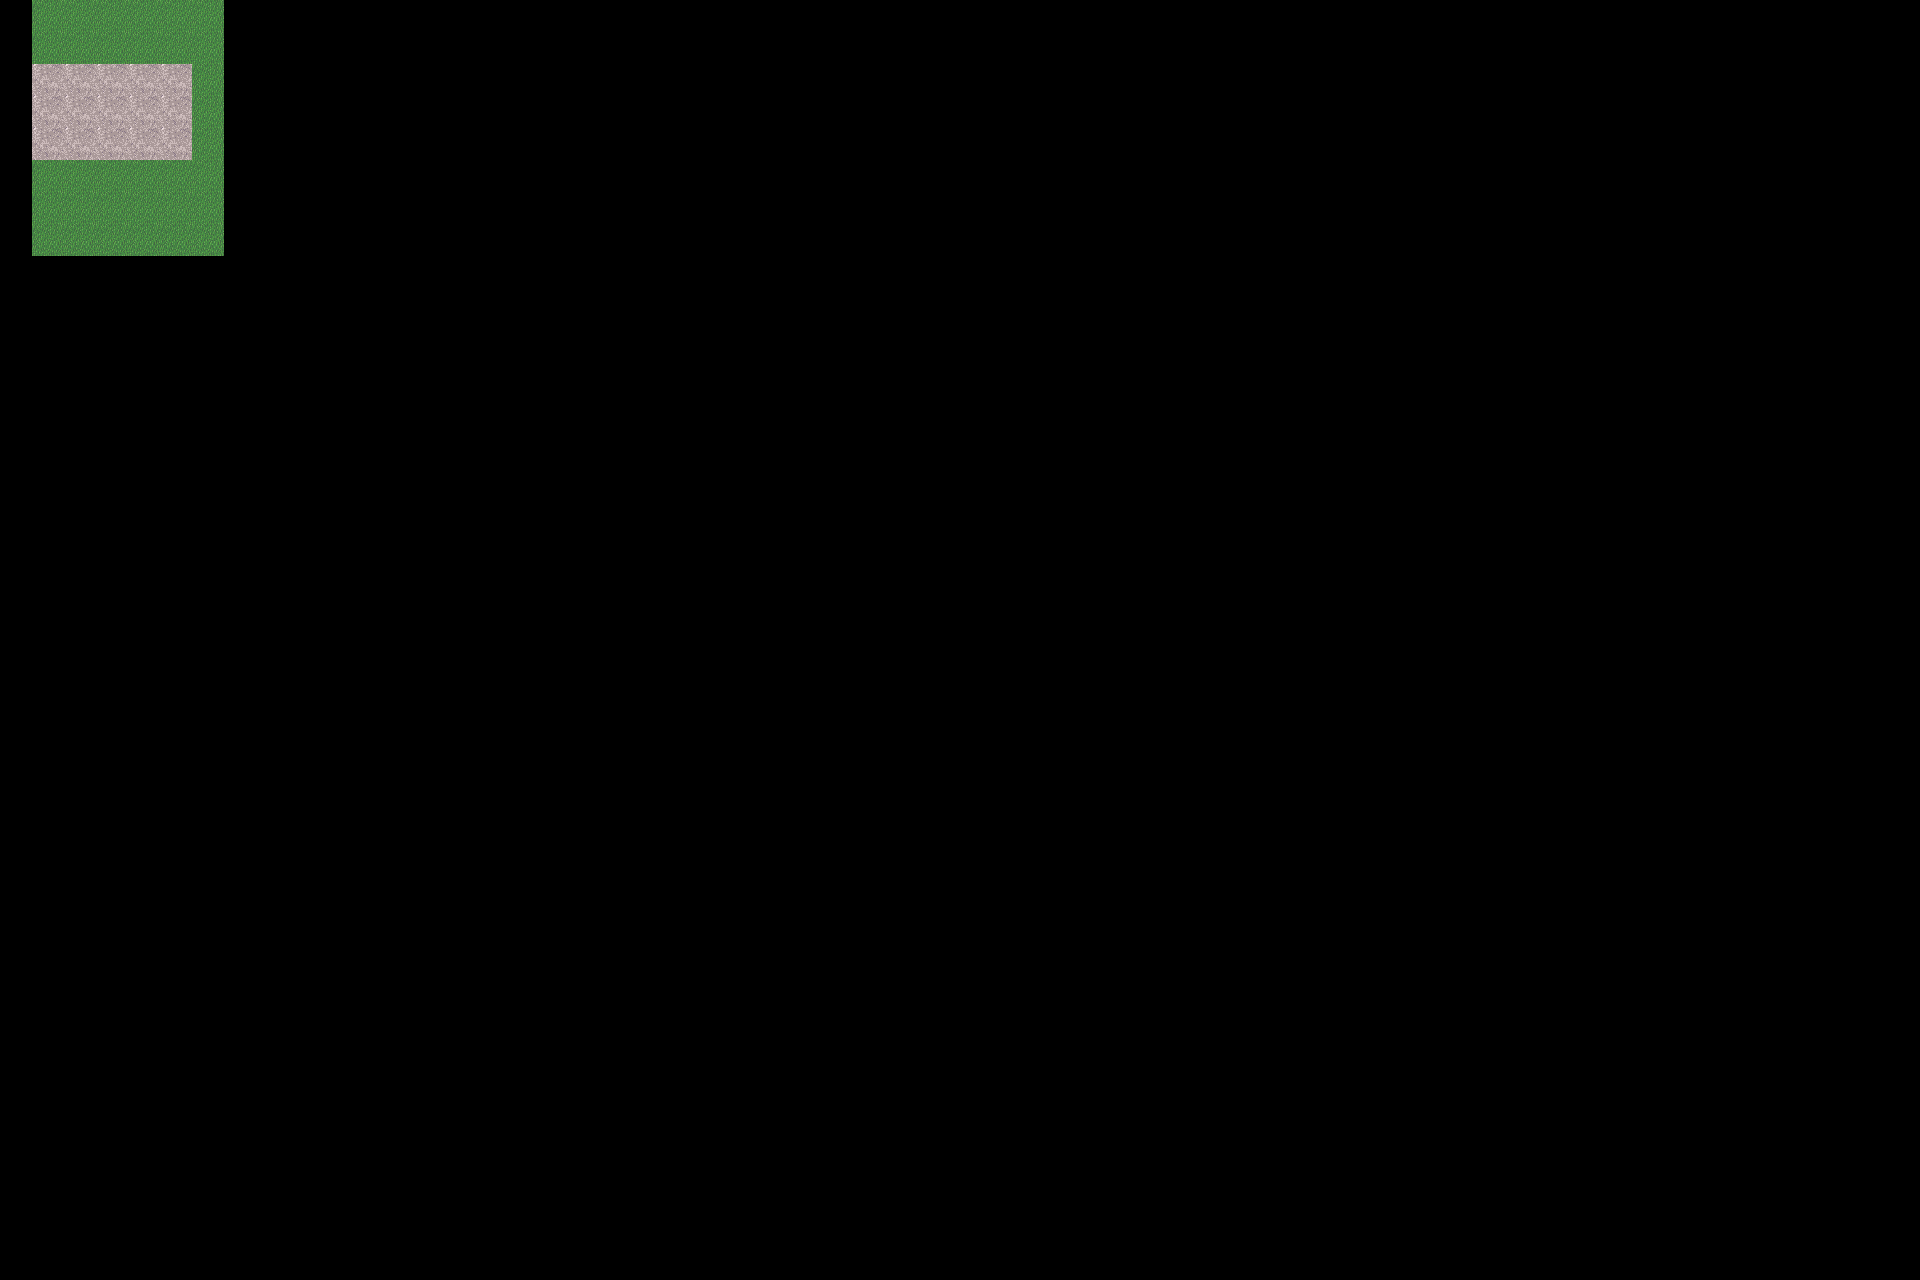

A level layout from a 2D game, rendered from its tile map. Below: a short description, then the map file with its tile-grid data intact:
An orthogonal 60x40 tile map with 32x32 px tiles, 1 tile layer (图块层 1).

<map version="1.10" tiledversion="1.10.1" orientation="orthogonal" renderorder="right-down" width="60" height="40" tilewidth="32" tileheight="32" infinite="0" nextlayerid="2" nextobjectid="1">
 <tileset firstgid="1" source="map1.tsx" />
 <layer id="1" name="图块层 1" width="60" height="40">
  <data encoding="csv">
0,1,1,1,1,1,1,0,0,0,0,0,0,0,0,0,0,0,0,0,0,0,0,0,0,0,0,0,0,0,0,0,0,0,0,0,0,0,0,0,0,0,0,0,0,0,0,0,0,0,0,0,0,0,0,0,0,0,0,0,
0,1,1,1,1,1,1,0,0,0,0,0,0,0,0,0,0,0,0,0,0,0,0,0,0,0,0,0,0,0,0,0,0,0,0,0,0,0,0,0,0,0,0,0,0,0,0,0,0,0,0,0,0,0,0,0,0,0,0,0,
0,6,6,6,6,6,1,0,0,0,0,0,0,0,0,0,0,0,0,0,0,0,0,0,0,0,0,0,0,0,0,0,0,0,0,0,0,0,0,0,0,0,0,0,0,0,0,0,0,0,0,0,0,0,0,0,0,0,0,0,
0,6,6,6,6,6,1,0,0,0,0,0,0,0,0,0,0,0,0,0,0,0,0,0,0,0,0,0,0,0,0,0,0,0,0,0,0,0,0,0,0,0,0,0,0,0,0,0,0,0,0,0,0,0,0,0,0,0,0,0,
0,6,6,6,6,6,1,0,0,0,0,0,0,0,0,0,0,0,0,0,0,0,0,0,0,0,0,0,0,0,0,0,0,0,0,0,0,0,0,0,0,0,0,0,0,0,0,0,0,0,0,0,0,0,0,0,0,0,0,0,
0,1,1,1,1,1,1,0,0,0,0,0,0,0,0,0,0,0,0,0,0,0,0,0,0,0,0,0,0,0,0,0,0,0,0,0,0,0,0,0,0,0,0,0,0,0,0,0,0,0,0,0,0,0,0,0,0,0,0,0,
0,1,1,1,1,1,1,0,0,0,0,0,0,0,0,0,0,0,0,0,0,0,0,0,0,0,0,0,0,0,0,0,0,0,0,0,0,0,0,0,0,0,0,0,0,0,0,0,0,0,0,0,0,0,0,0,0,0,0,0,
0,1,1,1,1,1,1,0,0,0,0,0,0,0,0,0,0,0,0,0,0,0,0,0,0,0,0,0,0,0,0,0,0,0,0,0,0,0,0,0,0,0,0,0,0,0,0,0,0,0,0,0,0,0,0,0,0,0,0,0,
0,0,0,0,0,0,0,0,0,0,0,0,0,0,0,0,0,0,0,0,0,0,0,0,0,0,0,0,0,0,0,0,0,0,0,0,0,0,0,0,0,0,0,0,0,0,0,0,0,0,0,0,0,0,0,0,0,0,0,0,
0,0,0,0,0,0,0,0,0,0,0,0,0,0,0,0,0,0,0,0,0,0,0,0,0,0,0,0,0,0,0,0,0,0,0,0,0,0,0,0,0,0,0,0,0,0,0,0,0,0,0,0,0,0,0,0,0,0,0,0,
0,0,0,0,0,0,0,0,0,0,0,0,0,0,0,0,0,0,0,0,0,0,0,0,0,0,0,0,0,0,0,0,0,0,0,0,0,0,0,0,0,0,0,0,0,0,0,0,0,0,0,0,0,0,0,0,0,0,0,0,
0,0,0,0,0,0,0,0,0,0,0,0,0,0,0,0,0,0,0,0,0,0,0,0,0,0,0,0,0,0,0,0,0,0,0,0,0,0,0,0,0,0,0,0,0,0,0,0,0,0,0,0,0,0,0,0,0,0,0,0,
0,0,0,0,0,0,0,0,0,0,0,0,0,0,0,0,0,0,0,0,0,0,0,0,0,0,0,0,0,0,0,0,0,0,0,0,0,0,0,0,0,0,0,0,0,0,0,0,0,0,0,0,0,0,0,0,0,0,0,0,
0,0,0,0,0,0,0,0,0,0,0,0,0,0,0,0,0,0,0,0,0,0,0,0,0,0,0,0,0,0,0,0,0,0,0,0,0,0,0,0,0,0,0,0,0,0,0,0,0,0,0,0,0,0,0,0,0,0,0,0,
0,0,0,0,0,0,0,0,0,0,0,0,0,0,0,0,0,0,0,0,0,0,0,0,0,0,0,0,0,0,0,0,0,0,0,0,0,0,0,0,0,0,0,0,0,0,0,0,0,0,0,0,0,0,0,0,0,0,0,0,
0,0,0,0,0,0,0,0,0,0,0,0,0,0,0,0,0,0,0,0,0,0,0,0,0,0,0,0,0,0,0,0,0,0,0,0,0,0,0,0,0,0,0,0,0,0,0,0,0,0,0,0,0,0,0,0,0,0,0,0,
0,0,0,0,0,0,0,0,0,0,0,0,0,0,0,0,0,0,0,0,0,0,0,0,0,0,0,0,0,0,0,0,0,0,0,0,0,0,0,0,0,0,0,0,0,0,0,0,0,0,0,0,0,0,0,0,0,0,0,0,
0,0,0,0,0,0,0,0,0,0,0,0,0,0,0,0,0,0,0,0,0,0,0,0,0,0,0,0,0,0,0,0,0,0,0,0,0,0,0,0,0,0,0,0,0,0,0,0,0,0,0,0,0,0,0,0,0,0,0,0,
0,0,0,0,0,0,0,0,0,0,0,0,0,0,0,0,0,0,0,0,0,0,0,0,0,0,0,0,0,0,0,0,0,0,0,0,0,0,0,0,0,0,0,0,0,0,0,0,0,0,0,0,0,0,0,0,0,0,0,0,
0,0,0,0,0,0,0,0,0,0,0,0,0,0,0,0,0,0,0,0,0,0,0,0,0,0,0,0,0,0,0,0,0,0,0,0,0,0,0,0,0,0,0,0,0,0,0,0,0,0,0,0,0,0,0,0,0,0,0,0,
0,0,0,0,0,0,0,0,0,0,0,0,0,0,0,0,0,0,0,0,0,0,0,0,0,0,0,0,0,0,0,0,0,0,0,0,0,0,0,0,0,0,0,0,0,0,0,0,0,0,0,0,0,0,0,0,0,0,0,0,
0,0,0,0,0,0,0,0,0,0,0,0,0,0,0,0,0,0,0,0,0,0,0,0,0,0,0,0,0,0,0,0,0,0,0,0,0,0,0,0,0,0,0,0,0,0,0,0,0,0,0,0,0,0,0,0,0,0,0,0,
0,0,0,0,0,0,0,0,0,0,0,0,0,0,0,0,0,0,0,0,0,0,0,0,0,0,0,0,0,0,0,0,0,0,0,0,0,0,0,0,0,0,0,0,0,0,0,0,0,0,0,0,0,0,0,0,0,0,0,0,
0,0,0,0,0,0,0,0,0,0,0,0,0,0,0,0,0,0,0,0,0,0,0,0,0,0,0,0,0,0,0,0,0,0,0,0,0,0,0,0,0,0,0,0,0,0,0,0,0,0,0,0,0,0,0,0,0,0,0,0,
0,0,0,0,0,0,0,0,0,0,0,0,0,0,0,0,0,0,0,0,0,0,0,0,0,0,0,0,0,0,0,0,0,0,0,0,0,0,0,0,0,0,0,0,0,0,0,0,0,0,0,0,0,0,0,0,0,0,0,0,
0,0,0,0,0,0,0,0,0,0,0,0,0,0,0,0,0,0,0,0,0,0,0,0,0,0,0,0,0,0,0,0,0,0,0,0,0,0,0,0,0,0,0,0,0,0,0,0,0,0,0,0,0,0,0,0,0,0,0,0,
0,0,0,0,0,0,0,0,0,0,0,0,0,0,0,0,0,0,0,0,0,0,0,0,0,0,0,0,0,0,0,0,0,0,0,0,0,0,0,0,0,0,0,0,0,0,0,0,0,0,0,0,0,0,0,0,0,0,0,0,
0,0,0,0,0,0,0,0,0,0,0,0,0,0,0,0,0,0,0,0,0,0,0,0,0,0,0,0,0,0,0,0,0,0,0,0,0,0,0,0,0,0,0,0,0,0,0,0,0,0,0,0,0,0,0,0,0,0,0,0,
0,0,0,0,0,0,0,0,0,0,0,0,0,0,0,0,0,0,0,0,0,0,0,0,0,0,0,0,0,0,0,0,0,0,0,0,0,0,0,0,0,0,0,0,0,0,0,0,0,0,0,0,0,0,0,0,0,0,0,0,
0,0,0,0,0,0,0,0,0,0,0,0,0,0,0,0,0,0,0,0,0,0,0,0,0,0,0,0,0,0,0,0,0,0,0,0,0,0,0,0,0,0,0,0,0,0,0,0,0,0,0,0,0,0,0,0,0,0,0,0,
0,0,0,0,0,0,0,0,0,0,0,0,0,0,0,0,0,0,0,0,0,0,0,0,0,0,0,0,0,0,0,0,0,0,0,0,0,0,0,0,0,0,0,0,0,0,0,0,0,0,0,0,0,0,0,0,0,0,0,0,
0,0,0,0,0,0,0,0,0,0,0,0,0,0,0,0,0,0,0,0,0,0,0,0,0,0,0,0,0,0,0,0,0,0,0,0,0,0,0,0,0,0,0,0,0,0,0,0,0,0,0,0,0,0,0,0,0,0,0,0,
0,0,0,0,0,0,0,0,0,0,0,0,0,0,0,0,0,0,0,0,0,0,0,0,0,0,0,0,0,0,0,0,0,0,0,0,0,0,0,0,0,0,0,0,0,0,0,0,0,0,0,0,0,0,0,0,0,0,0,0,
0,0,0,0,0,0,0,0,0,0,0,0,0,0,0,0,0,0,0,0,0,0,0,0,0,0,0,0,0,0,0,0,0,0,0,0,0,0,0,0,0,0,0,0,0,0,0,0,0,0,0,0,0,0,0,0,0,0,0,0,
0,0,0,0,0,0,0,0,0,0,0,0,0,0,0,0,0,0,0,0,0,0,0,0,0,0,0,0,0,0,0,0,0,0,0,0,0,0,0,0,0,0,0,0,0,0,0,0,0,0,0,0,0,0,0,0,0,0,0,0,
0,0,0,0,0,0,0,0,0,0,0,0,0,0,0,0,0,0,0,0,0,0,0,0,0,0,0,0,0,0,0,0,0,0,0,0,0,0,0,0,0,0,0,0,0,0,0,0,0,0,0,0,0,0,0,0,0,0,0,0,
0,0,0,0,0,0,0,0,0,0,0,0,0,0,0,0,0,0,0,0,0,0,0,0,0,0,0,0,0,0,0,0,0,0,0,0,0,0,0,0,0,0,0,0,0,0,0,0,0,0,0,0,0,0,0,0,0,0,0,0,
0,0,0,0,0,0,0,0,0,0,0,0,0,0,0,0,0,0,0,0,0,0,0,0,0,0,0,0,0,0,0,0,0,0,0,0,0,0,0,0,0,0,0,0,0,0,0,0,0,0,0,0,0,0,0,0,0,0,0,0,
0,0,0,0,0,0,0,0,0,0,0,0,0,0,0,0,0,0,0,0,0,0,0,0,0,0,0,0,0,0,0,0,0,0,0,0,0,0,0,0,0,0,0,0,0,0,0,0,0,0,0,0,0,0,0,0,0,0,0,0,
0,0,0,0,0,0,0,0,0,0,0,0,0,0,0,0,0,0,0,0,0,0,0,0,0,0,0,0,0,0,0,0,0,0,0,0,0,0,0,0,0,0,0,0,0,0,0,0,0,0,0,0,0,0,0,0,0,0,0,0
</data>
 </layer>
</map>
